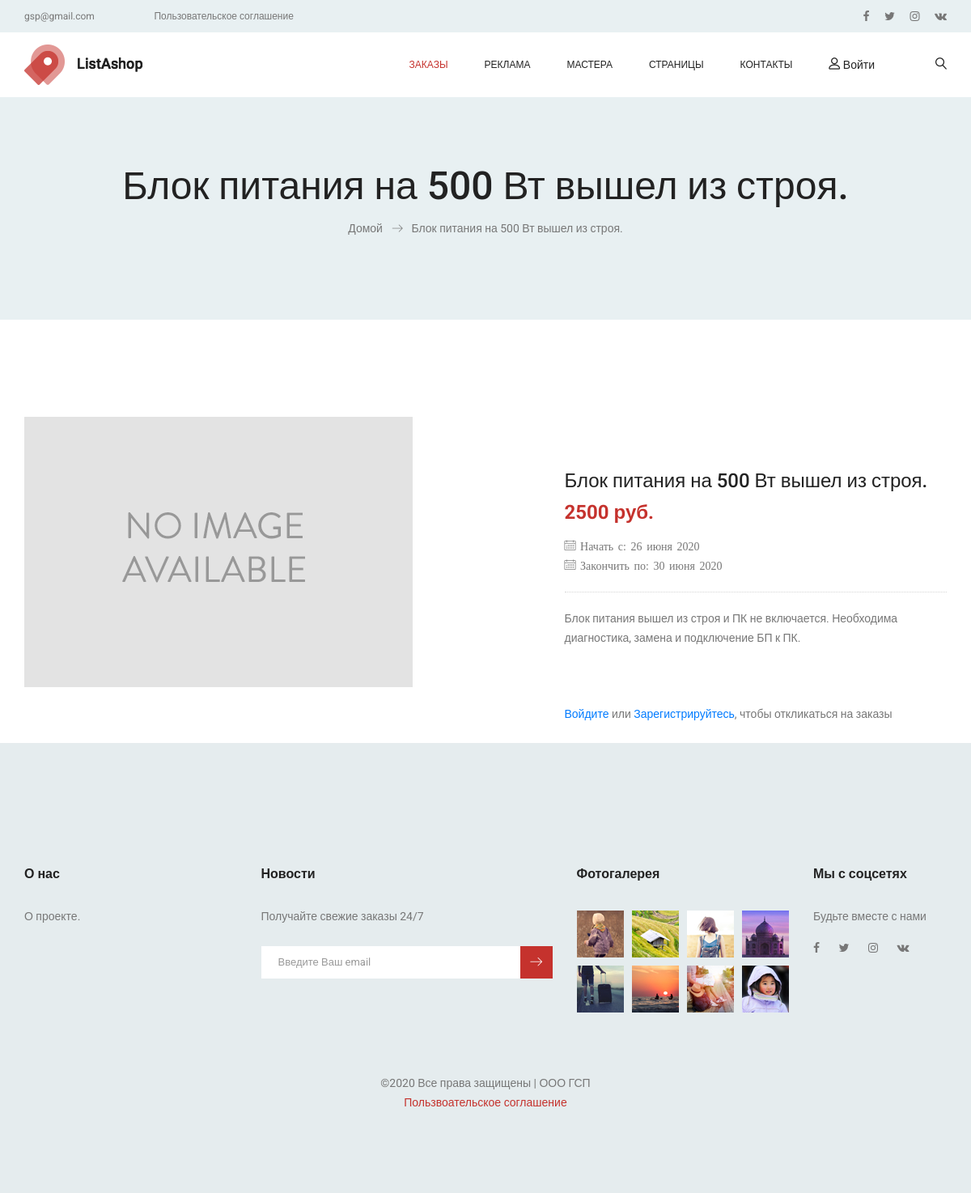
The app's page /2/blok-pitaniya-na-500-vt-vyshel-iz-stroya/ with its own data.
### job/models.py (models this page shows, shortened)
class Offer(models.Model):
    category = TreeManyToManyField(Category, related_name='offers', blank=True, verbose_name='Категория работ')
    first_name = models.CharField(blank=True, null=True, default=None, max_length=200, verbose_name='Имя заказчика')
    last_name = models.CharField(blank=True, null=True, default=None, max_length=200, verbose_name='Фамилия заказчика')
    middle_name = models.CharField(blank=True, null=True, default=None, max_length=200, verbose_name='Отчество заказчика')
    phone = models.CharField(max_length=64, blank=True, null=True, default=None, verbose_name='Номер тел.')
    email = models.EmailField(max_length=128, blank=True, null=True, default=None, verbose_name='Емейл')
    name = models.CharField(max_length=200, db_index=True, verbose_name='Наименование работ')
    slug = models.SlugField(max_length=200, db_index=True, verbose_name='Слаг')
    image = models.ImageField(upload_to='offers/%Y/%m/%d', blank=True, verbose_name='Фото')
    description = models.TextField(max_length=512, blank=True, verbose_name='Описание работ')
    price = models.DecimalField(blank=True, null=True, default=None, max_digits=10, decimal_places=0,
                                verbose_name='Цена работы')
    start_time = models.DateField(null=True, blank=True, default=None, verbose_name='Дата начала работ')
    end_time = models.DateField(null=True, blank=True, default=None, verbose_name='Дата окончания работ')
    available = models.BooleanField(default=False, verbose_name='Актуальность заказа')
    created = models.DateField(blank=True, null=True, default=timezone.now, verbose_name='Дата создания записи')
    updated = models.DateField(blank=True, null=True, default=timezone.now, verbose_name='Дата ред-ия записи')
    class Meta:
        ordering = ('-created', 'name',)
        index_together = (('id', 'slug'),)
        verbose_name = 'Предложение о работе'
        verbose_name_plural = 'Предложения о работе'

### job/views.py (the view)
# urls.py: path('<int:id>/<slug:slug>/', views.offer_detail, name='offer_detail'),
def offer_detail(request, id, slug):
    offer = get_object_or_404(Offer, id=id, slug=slug, available=True)
    return render(request, 'job/detail.html', {'offer': offer})

### templates/job/detail.html (shortened to what this page needs)
{% extends 'base.html' %}
{% load static %}
{% block content %}
    <link rel="stylesheet" href="../../static/css/bootstrap.css">
    <link rel="stylesheet" href="../../static/vendors/linericon/style.css">
    <link rel="stylesheet" href="../../static/css/font-awesome.min.css">
    <link rel="stylesheet" href="../../static/vendors/owl-carousel/owl.carousel.min.css">
    <link rel="stylesheet" href="../../static/vendors/lightbox/simpleLightbox.css">
    <link rel="stylesheet" href="../../static/vendors/nice-select/css/nice-select.css">
    <link rel="stylesheet" href="../../static/vendors/animate-css/animate.css">
    <link rel="stylesheet" href="../../static/vendors/jquery-ui/jquery-ui.css">
    <link rel="stylesheet" href="../../static/css/style.css">
    <link rel="stylesheet" href="../../static/css/responsive.css">
<section class="banner_area">
    <div class="banner_inner d-flex align-items-center">
        <div class="container">
            <div class="banner_content text-center">
                <h2>{% if offer %}{{ offer.name }}{% else %}Работа{% endif %}</h2>
                <div class="page_link">
                    <a href={% url 'job:offer_list' %}>Домой</a>
                    <a href="#">{% if offer %}{{ offer.name }}{% else %}Работа{% endif %}</a>
                </div>
            </div>
        </div>
    </div>
</section>
<div class="product_image_area">
    <div class="container">
        <div class="row s_product_inner">
            <div class="col-lg-6">
                <div class="s_product_img">
                    <img class="img-fluid" src="{% if offer.image %}{{ offer.image.url }}{% else %}
{% static "img/no_image.png" %}{% endif %}">
                </div>
            </div>
            <div class="col-lg-5 offset-lg-1">
                <div class="s_product_text">
                    <h3>{{ offer.name }}</h3>
                    <h2>{{ offer.price }} руб. </h2>
                    <ul class="list">
                        {% if offer.start_time and offer.end_time %}
                        <i class="lnr lnr-calendar-full"> Начать с: {{ offer.start_time }} </i><br>
                        <i class="lnr lnr-calendar-full"> Закончить по: {{ offer.end_time }} </i>
                        {% else %}
                        <i class="lnr lnr-calendar-full"> Начать в любое время </i>
                        {% endif %}
                    </ul>
                    <p>{{offer.description}}</p>
                    {% if request.user.is_authenticated %}
                        <div class="card_area">
                            <a class="main_btn" href="#">Откликнуться</a>
                        </div>
                        {% else %}
                        <div class="card_area">
                            <a class="active" href="{% url 'login' %}">Войдите</a> или <a class="" href="{% url 'login' %}">Зарегистрируйтесь</a>, чтобы откликаться на заказы
                        </div>
                    {% endif %}
                    <br>
                </div>
            </div>
        </div>
    </div>
</div>
{% endblock %}

### records on screen
Offer: name "Блок питания на 500 Вт вышел из строя.", price "2500", start_time "26 июня 2020", end_time "30 июня 2020", description "Блок питания вышел из строя и ПК не включается. Необходима диагностика, замена и подключение БП к ПК."
